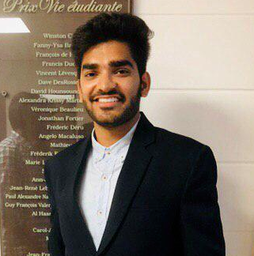
#> input picture Assignments/Worked_examples/Images/vikram.png, 254 x 256 px, shrunk from 321 x 324 before the run
$ python test.py
#> lines starting #> are read from the running program, lines starting #| are printed output that depends on the picture
### Assignments/3/Assignment3/simpleimage.py
#!/usr/bin/env python3

"""
Stanford CS106AP SimpleImage

Written by Nick Parlante, Sonja Johnson-Yu, and Nick Bowman.
 -7/2019  version, has file reading, pix, foreach, hidden get/setpix

SimpleImage Features:
Create image:
  image = SimpleImage.blank(400, 200)   # create new image of size
  image = SimpleImage('foo.jpg')        # create from file

Access size
  image.width, image.height

Get pixel at x,y
  pix = image.get_pixel(x, y)
  # pix is RGB tuple like (100, 200, 0)

Set pixel at x,y
  image.set_pixel(x, y, pix)   # set data by tuple also

Get Pixel object at x,y
  pixel = image.get_pixel(x, y)
  pixel.red = 0
  pixel.blue = 255

Show image on screen
  image.show()

The main() function below demonstrates the above functions as a test.
"""

import sys
# If the following line fails, "Pillow" needs to be installed
from PIL import Image


def clamp(num):
    """
    Return a "clamped" version of the given num,
    converted to be an int limited to the range 0..255 for 1 byte.
    """
    num = int(num)
    if num < 0:
        return 0
    if num >= 256:
        return 255
    return num


class Pixel(object):
    """
    A pixel at an x,y in a SimpleImage.
    Supports set/get .red .green .blue
    and get .x .y
    """
    def __init__(self, image, x, y):
        self.image = image
        self._x = x
        self._y = y

    def __str__(self):
        return 'r:' + str(self.red) + ' g:' + str(self.green) + ' b:' + str(self.blue)

    # Pillow image stores each pixel color as a (red, green, blue) tuple.
    # So the functions below have to unpack/repack the tuple to change anything.

    @property
    def red(self):
        return self.image.px[self._x, self._y][0]

    @red.setter
    def red(self, value):
        rgb = self.image.px[self._x, self._y]
        self.image.px[self._x, self._y] = (clamp(value), rgb[1], rgb[2])

    @property
    def green(self):
        return self.image.px[self._x, self._y][1]

    @green.setter
    def green(self, value):
        rgb = self.image.px[self._x, self._y]
        self.image.px[self._x, self._y] = (rgb[0], clamp(value), rgb[2])

    @property
    def blue(self):
        return self.image.px[self._x, self._y][2]

    @blue.setter
    def blue(self, value):
        rgb = self.image.px[self._x, self._y]
        self.image.px[self._x, self._y] = (rgb[0], rgb[1], clamp(value))

    @property
    def x(self):
        return self._x

    @property
    def y(self):
        return self._y


# color tuples for background color names 'red' 'white' etc.
BACK_COLORS = {
    'white': (255, 255, 255),
    'black': (0, 0, 0),
    'red': (255, 0, 0),
    'green': (0, 255, 0),
    'blue': (0, 0, 255),
}


class SimpleImage(object):
    def __init__(self, filename, width=0, height=0, back_color=None):
        """
        Create a new image. This case works: SimpleImage('foo.jpg')
        To create a blank image use SimpleImage.blank(500, 300)
        The other parameters here are for internal/experimental use.
        """
        # Create pil_image either from file, or making blank
        if filename:
            self.pil_image = Image.open(filename).convert("RGB")
            if self.pil_image.mode != 'RGB':
                raise Exception('Image file is not RGB')
            self._filename = filename  # hold onto
        else:
            if not back_color:
                back_color = 'white'
            color_tuple = BACK_COLORS[back_color]
            if width == 0 or height == 0:
                raise Exception('Creating blank image requires width/height but got {} {}'
                                .format(width, height))
            self.pil_image = Image.new('RGB', (width, height), color_tuple)
        self.px = self.pil_image.load()
        size = self.pil_image.size
        self._width = size[0]
        self._height = size[1]
        self.curr_x = 0
        self.curr_y = 0

    def __iter__(self):
        return self

    def __next__(self):
        if self.curr_x < self.width and self.curr_y < self.height:
            x = self.curr_x
            y = self.curr_y
            self.increment_curr_counters()
            return Pixel(self, x, y)
        else:
            self.curr_x = 0
            self.curr_y = 0
            raise StopIteration()

    def increment_curr_counters(self):
        self.curr_x += 1
        if self.curr_x == self.width:
            self.curr_x = 0
            self.curr_y += 1

    @classmethod
    def blank(cls, width, height, back_color=None):
        """Create a new blank image of the given width and height, optional back_color."""
        return SimpleImage('', width, height, back_color=back_color)

    # [4 lines left out: function file, not called in this run]

    @property
    def width(self):
        """Width of image in pixels."""
        return self._width

    @property
    def height(self):
        """Height of image in pixels."""
        return self._height

    def get_pixel(self, x, y):
        """
        Returns a Pixel at the given x,y, suitable for getting/setting
        .red .green .blue values.
        """
        if x < 0 or x >= self._width or y < 0 or y >= self.height:
            e = Exception('get_pixel bad coordinate x %d y %d (vs. image width %d height %d)' %
                          (x, y, self._width, self.height))
            raise e
        return Pixel(self, x, y)

    def set_pixel(self, x, y, pixel):
        if x < 0 or x >= self._width or y < 0 or y >= self.height:
            e = Exception('set_pixel bad coordinate x %d y %d (vs. image width %d height %d)' %
                          (x, y, self._width, self.height))
            raise e
        self.px[x, y] = (pixel.red, pixel.green, pixel.blue)

    # [7 lines left out: function set_rgb, not called in this run]

    def _get_pix_(self, x, y):
        """Get pix RGB tuple (200, 100, 50) for the given x,y."""
        return self.px[x, y]

    def _set_pix_(self, x, y, pix):
        """Set the given pix RGB tuple into the image at the given x,y."""
        self.px[x, y] = pix

    def show(self):
        """Displays the image using an external utility."""
        self.pil_image.show()

    # [39 lines left out: functions make_as_big_as, main, not called in this run]


# [2 lines that do not run on import are left out]

### Assignments/Worked_examples/test.py
from simpleimage import SimpleImage

RGB_MAX = 255  # Max RGB value. 255 for 24-bit RGB image
BLUR_SIZE = 11  # Size of the box filter. Should be positive odd integer
BLUR_ITER = 15  # Number of iterations of box filtering.


def main():
    img = SimpleImage('Images/vikram.png')
    img.show()

    gray = convert_to_gray(img)
    gray.show()

    inverted = invert_color(gray)
    inverted.show()

    blurred = blur(inverted, BLUR_ITER, BLUR_SIZE)
    blurred.show()

    pencil = dodge(gray, blurred)
    pencil.show()


# [26 lines left out: functions dodge, compute_dodge, not called in this run]


def blur(img, num_iter, blur_size):
    """
    Returns a new SimplgeImage object, which is a blurred version
    of SimpleImage img. Uses box filters: box size is blur_size
    and the filtering is performed num_iter times. The implementation
    is not the most efficient, so long computing time may be expected
    for large image dimension, larger num_iter, or large blur_size.
    blur_size is a positive odd integer.
    num_iter is a positive integer.
    """
    ref = img
    for i in range(num_iter):
        blurred = copy_image(ref)
        for x in range(ref.width):
            for y in range(ref.height):
                blur_pixel(x, y, blurred, ref, blur_size)
        ref = blurred
    return blurred


# [40 lines left out: functions blur_pixel, in_bound, not called in this run]


def invert_color(img):
    """
    Returns a new SimpleImage object, which has an inverted
    color compared to img.
    """
    inverted = copy_image(img)
    for pixel in inverted:
        pixel.red = RGB_MAX - pixel.red
        pixel.blue = RGB_MAX - pixel.blue
        pixel.green = RGB_MAX - pixel.green
    return inverted


def convert_to_gray(img):
    """
    Returns a new SimpleImage object, which is the grayscale version
    of img. Conversion formula follows CCIR 601, see:
    https://en.wikipedia.org/wiki/Luma_(video)
    """
    copy = copy_image(img)
    for pixel in copy:
        val = 0.299 * pixel.red + 0.587 * pixel.green + 0.114 * pixel.blue
        pixel.red = val
        pixel.green = val
        pixel.blue = val
    return copy


def copy_image(img):
    """
    Returns a new SimpleImage object, which has the same
    pixel values as img, which is also a SimpleImage object
    """
    copy = SimpleImage.blank(img.width, img.height)
#> in __init__ (call 2), `self.pil_image = Image.new('RGB', (width, height), color_tuple)`: self.pil_image: PIL image 254x256 RGB; every value is 255
    for pixel in copy:
        x = pixel.x
        y = pixel.y
        copy.set_pixel(x, y, img.get_pixel(x, y))
    return copy


if __name__ == '__main__':
    main()
#> in show (call 2), `self.pil_image.show()`:
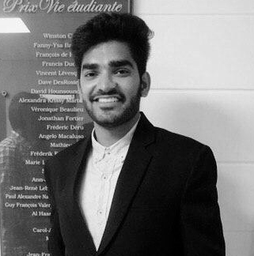
#> shown: PIL image 254x256 RGB; min 0, max 255, mean 115.4
#> in show (call 3), `self.pil_image.show()`:
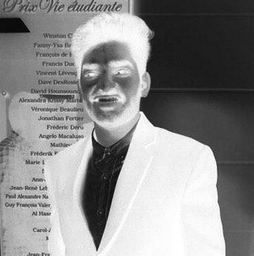
#> shown: PIL image 254x256 RGB; min 0, max 255, mean 139.6
#> (the run stopped early here; a loop or call above may not have finished)
